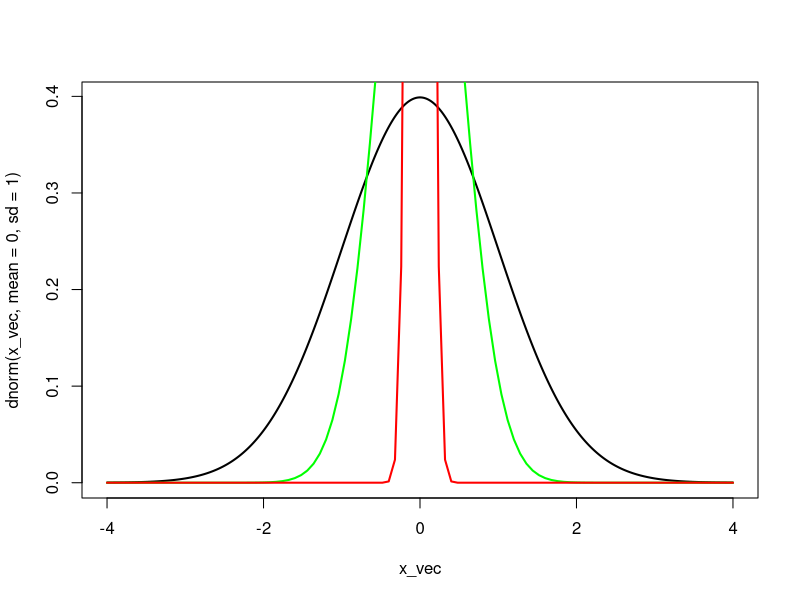

Write R code to recreate this figure. (Note: this script raises an error after producing the figure.)
##############################
##       Basic Plots        ##
##############################

# Graphing some normal distributions
x_vec <- seq(-4, 4, length = 500) # create a vector x from -4 to 4 that we'll input into our function

plot(x = x_vec, y = dnorm(x_vec, mean = 0, sd = 1), type = 'l', lwd = 2) # create a plot where the x values are defined by our x vector and y values are the standard normal pdf values for those x
curve(dnorm(x, mean = 0, sd = 0.5), col = "green", add = TRUE, lwd = 2) # add another normal curve with different parameters; we use curve() not plot() in order to add this new line; note that this is NOT the same x as above
curve(dnorm(x, mean = 0, sd = .1), col = "red", add = T, lwd = 2)

# same thing as above, but here we'll set set the y limit so we can see all three curves
plot(x, dnorm(x, mean = 0, sd = 1), type = 'l', lwd = 2, ylim = c(0, 3.75))
curve(dnorm(x, mean = 0, sd = 0.5), col = "green", add = TRUE, lwd = 2) # note, this is NOT the same x as above
curve(dnorm(x, mean = 0, sd = .1), col = "red", add = T, lwd = 2)

# Another way to solve this problem
library(ggplot2) # the ggplot package makes beautiful graphics
x_data_frame <- data.frame(x_axis_variable = c(-4, 4)) # ggplot only uses data frames, so let's make a really simple one
x_data_frame # take a quick look
ggplot(x_data_frame, aes(x_axis_variable)) + # start the ggplot telling it that our data is the x_data_frame and we want to plot the x_axis_variable as x; note that the line ends in a + 
  stat_function(fun = dnorm) + # add the first layer, a line whose function is dnorm(x_axis_variable, 0, 1); ggplot knows we don't only want the values for -4 and 4, but that we want to plot a line between those two points with that function; again, we end the line with a +
  stat_function(fun = dnorm, args = list(mean = 0, sd = .5), linetype = "dotted", size = 1) + # add the second layer; this one we specify arguments for our function and change the line type and size
  stat_function(fun = dnorm, args = list(mean = 0, sd = .1), color = "red", linetype = "dashed")  # add the third layer; change arguments, line type, and color